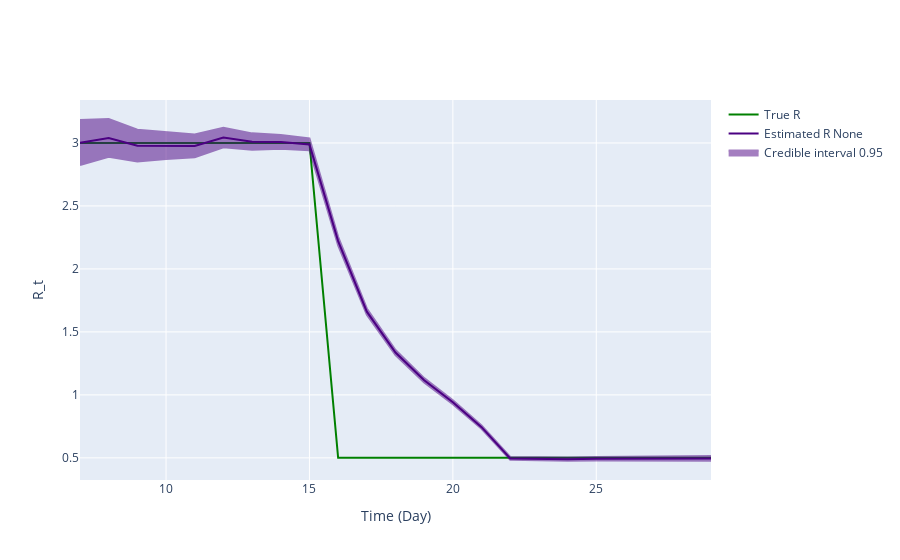

Notebook code for this chart:
### Markdown cell above
## Inference plot using class method results

### Code cell
fig = ReproductionNumberPlot()

fig.add_ground_truth_rt(ground_truth)
fig.add_interval_rt(intervals)

fig.update_labels(time_label='Time (Day)', r_label='R_t')

fig.show_figure()

### Figure 1 — Plotly figure (JSON) as saved in the notebook; plotly's stock layout.template omitted (floating-point values rounded to 4 significant figures)
{"data": [{"line": {"color": "green"}, "mode": "lines", "name": "True R", "type": "scatter", "x": [7, 8, 9, 10, 11, 12, 13, 14, 15, 16, 17, 18, 19, 20, 21, 22, 23, 24, 25, 26, 27, 28, 29], "y": [3, 3, 3, 3, 3, 3, 3, 3, 3, 0.5, 0.5, 0.5, 0.5, 0.5, 0.5, 0.5, 0.5, 0.5, 0.5, 0.5, 0.5, 0.5, 0.5]}, {"line": {"color": "indigo"}, "mode": "lines", "name": "Estimated R None", "type": "scatter", "x": [7, 8, 9, 10, 11, 12, 13, 14, 15, 16, 17, 18, 19, 20, 21, 22, 23, 24, 25, 26, 27, 28, 29], "y": [3.001, 3.038, 2.978, 2.979, 2.975, 3.042, 3.01, 3.008, 2.988, 2.221, 1.661, 1.336, 1.116, 0.9413, 0.7437, 0.4956, 0.4914, 0.4899, 0.4929, 0.4948, 0.4911, 0.496, 0.4956]}, {"fill": "toself", "fillcolor": "indigo", "line": {"color": "indigo"}, "mode": "lines", "name": "Credible interval 0.95", "opacity": 0.5, "showlegend": true, "type": "scatter", "x": [7, 8, 9, 10, 11, 12, 13, 14, 15, 16, 17, 18, 19, 20, 21, 22, 23, 24, 25, 26, 27, 28, 29, 29, 28, 27, 26, 25, 24, 23, 22, 21, 20, 19, 18, 17, 16, 15, 14, 13, 12, 11, 10, 9, 8, 7], "y": [3.183, 3.19, 3.105, 3.087, 3.066, 3.12, 3.076, 3.064, 3.035, 2.255, 1.686, 1.356, 1.133, 0.9565, 0.7569, 0.5065, 0.5027, 0.5022, 0.5064, 0.5097, 0.5074, 0.5139, 0.5153, 0.4763, 0.4784, 0.4751, 0.4802, 0.4795, 0.4779, 0.4802, 0.4848, 0.7305, 0.9263, 1.099, 1.316, 1.636, 2.187, 2.942, 2.953, 2.945, 2.965, 2.885, 2.873, 2.853, 2.891, 2.825]}], "layout": {"hovermode": "x unified", "xaxis": {"title": {"text": "Time (Day)"}}, "yaxis": {"title": {"text": "R_t"}}}}
